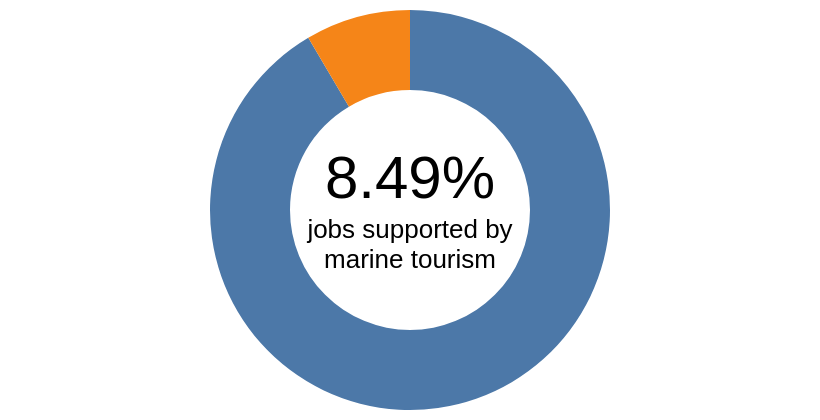

Source (Vega-Lite JSON):
### Vega-Lite specification from a JSON file in a GitHub repository (floating-point values rounded to 4 significant figures)
{"$schema": "https://vega.github.io/schema/vega-lite/v5.json", "width": 400, "height": 200, "layer": [{"data": {"values": [{"category": "other", "value": 646600}, {"category": "tourism", "value": 60000}]}, "mark": {"type": "arc", "innerRadius": 60}, "encoding": {"theta": {"field": "value", "type": "quantitative"}, "color": {"field": "category", "legend": null}}}, {"data": {"values": [{"label": "8.49%"}]}, "mark": {"type": "text", "fill": "black", "align": "center", "baseline": "middle", "dy": -15, "fontSize": 30}, "encoding": {"text": {"field": "label"}}}, {"data": {"values": [{"label": ["jobs supported by", "marine tourism"]}]}, "mark": {"type": "text", "fill": "black", "align": "center", "baseline": "middle", "dy": 10, "fontSize": 13}, "encoding": {"text": {"field": "label"}}}]}
